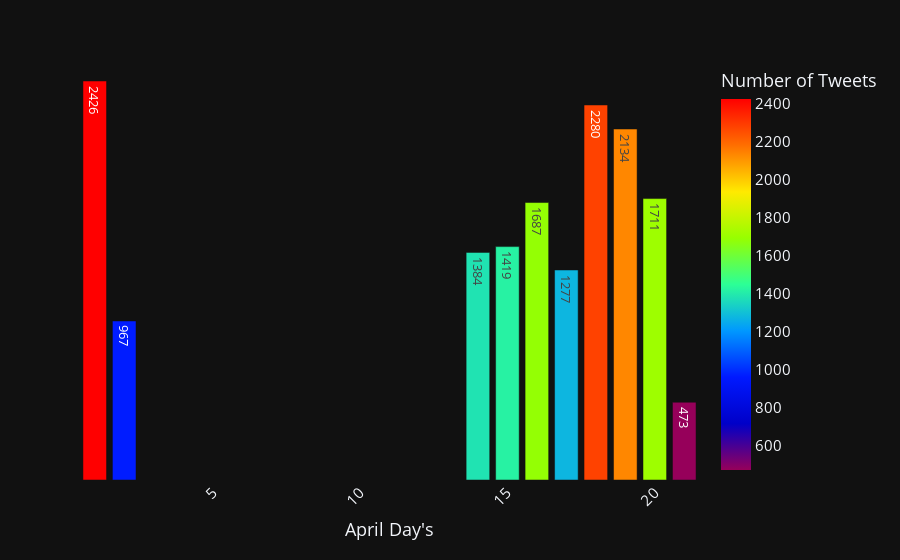

Write notebook code for a chart like this one.
### Markdown cell above
### April Day Distribution

### Code cell
ana4 = df[df.index.month == 4].index.day.value_counts()

fig = px.bar(ana4,
             x=ana4.index,
             y=ana4.values,
             color=ana4.values,
             labels={'index': "April Day's", 'color':'Number of Tweets'},
             template='plotly_dark',
             text=ana4.values,
             color_continuous_scale='Rainbow',
            )

fig.update_layout(xaxis_tickangle=-45,
                  yaxis={'visible': False, 'showticklabels': False},
                  font=dict(size=15),
                 )

fig.update_layout(hovermode="x")

fig.show()

### Figure 1 — Plotly figure (JSON) as saved in the notebook; plotly's stock layout.template omitted (floating-point values rounded to 4 significant figures)
{"data": [{"alignmentgroup": "True", "hovertemplate": "April Day's=%{x}<br>y=%{y}<br>text=%{text}<br>Number of Tweets=%{marker.color}<extra></extra>", "legendgroup": "", "marker": {"color": [2426, 2280, 2134, 1711, 1687, 1419, 1384, 1277, 967, 473], "coloraxis": "coloraxis"}, "name": "", "offsetgroup": "", "orientation": "v", "showlegend": false, "text": [2426, 2280, 2134, 1711, 1687, 1419, 1384, 1277, 967, 473], "textposition": "auto", "type": "bar", "x": [1, 18, 19, 20, 16, 15, 14, 17, 2, 21], "xaxis": "x", "y": [2426, 2280, 2134, 1711, 1687, 1419, 1384, 1277, 967, 473], "yaxis": "y"}], "layout": {"barmode": "relative", "coloraxis": {"colorbar": {"title": {"text": "Number of Tweets"}}, "colorscale": [[0, "rgb(150,0,90)"], [0.125, "rgb(0,0,200)"], [0.25, "rgb(0,25,255)"], [0.375, "rgb(0,152,255)"], [0.5, "rgb(44,255,150)"], [0.625, "rgb(151,255,0)"], [0.75, "rgb(255,234,0)"], [0.875, "rgb(255,111,0)"], [1, "rgb(255,0,0)"]]}, "font": {"size": 15}, "hovermode": "x", "legend": {"tracegroupgap": 0}, "margin": {"t": 60}, "xaxis": {"anchor": "y", "domain": [0, 1], "tickangle": -45, "title": {"text": "April Day's"}}, "yaxis": {"anchor": "x", "domain": [0, 1], "showticklabels": false, "title": {"text": "y"}, "visible": false}}}
